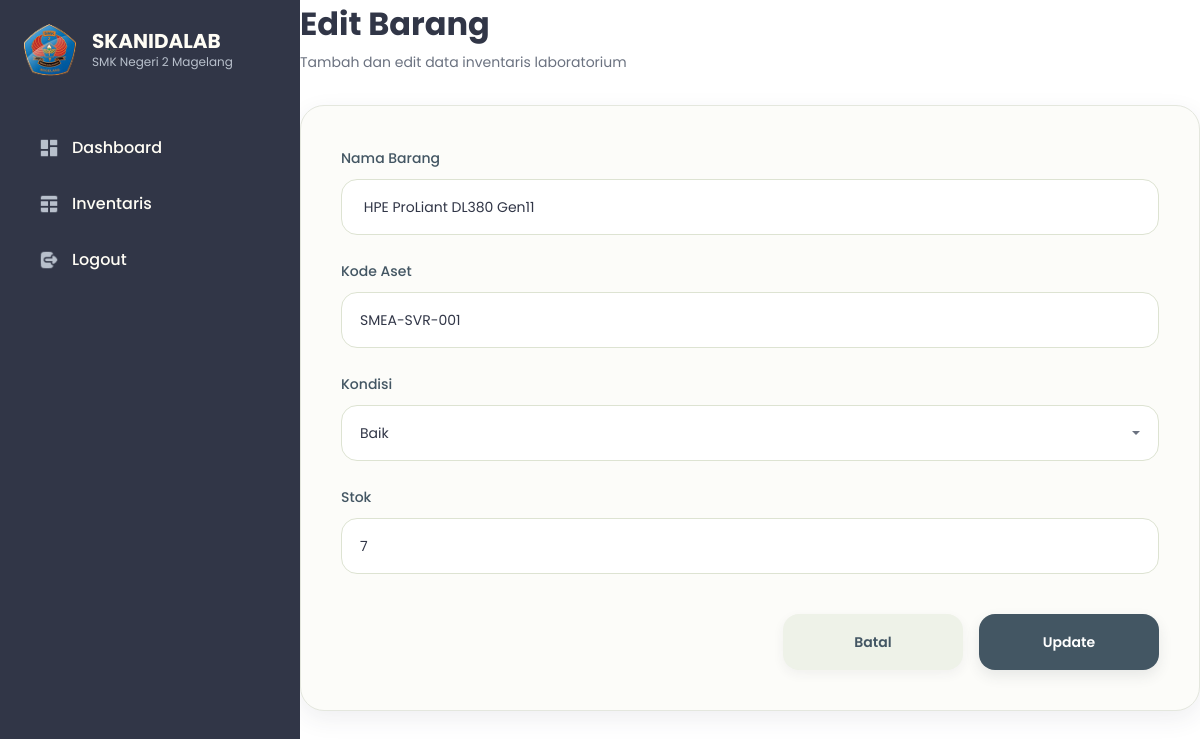
The page /views/form.php?id=5 on the database its author committed.
### tables this page shows
CREATE TABLE IF NOT EXISTS `inventaris` (
  `id_barang` int NOT NULL AUTO_INCREMENT,
  `nama_barang` varchar(100) NOT NULL,
  `kode_aset` varchar(50) DEFAULT NULL,
  `kondisi` enum('Baik','Rusak','Perbaikan') DEFAULT 'Baik',
  `stok` int DEFAULT NULL,
  `tgl_update` timestamp NULL DEFAULT CURRENT_TIMESTAMP ON UPDATE CURRENT_TIMESTAMP,
  PRIMARY KEY (`id_barang`),
  UNIQUE KEY `kode_aset` (`kode_aset`)
);

### views/form.php (the view, shortened to what this page needs)
<?php
require_once __DIR__ . '/../config/koneksi.php';
$edit = false;
$dataEdit = null;
if (isset($_GET['id'])) {
    $id = (int) $_GET['id'];
    $queryEdit = mysqli_query(
        $conn,
        "SELECT * FROM inventaris WHERE id_barang = '$id'"
    );
    $dataEdit = mysqli_fetch_assoc($queryEdit);
    if ($dataEdit) {
        $edit = true;
    }
}
?>
<!DOCTYPE html>
<html lang="en">
<head>
    <link href="https://cdn.jsdelivr.net/npm/bootstrap@5.3.7/dist/css/bootstrap.min.css" rel="stylesheet">
</head>
<body>
    <div class="container-fluid">
        <div class="row g-0">
            <?php include __DIR__ . '/layouts/sidebar.php'; ?>
            <main class="col-md-9 main-content">
                <div>
                    <div class="page-title">
                        <?= $edit ? 'Edit Barang' : 'Form Barang' ?>
                    </div>
                    <div class="page-subtitle">
                        Tambah dan edit data inventaris laboratorium
                    </div>
                </div>
                <div class="form-card">
                    <form action="../modules/proses_barang.php" method="POST" autocomplete="off">
                        <div class="mb-4">
                            <label class="form-label">Nama Barang</label>
                            <input
                                type="text"
                                name="nama_barang"
                                class="form-control-custom"
                                placeholder="Masukkan nama barang"
                                autocomplete="off"
                                required
                                value="<?= $edit ? htmlspecialchars($dataEdit['nama_barang']) : '' ?>">
                        </div>
                        <div class="mb-4">
                            <label class="form-label">Kode Aset</label>
                            <input
                                type="text"
                                name="kode_aset"
                                class="form-control-custom"
                                placeholder="Masukkan kode aset"
                                autocomplete="off"
                                required
                                value="<?= $edit ? htmlspecialchars($dataEdit['kode_aset']) : '' ?>">
                        </div>
                        <div class="mb-4">
                            <label class="form-label">Kondisi</label>
                            <div class="custom-select-wrapper">
                                <button
                                    class="custom-select-btn dropdown-toggle"
                                    type="button"
                                    data-bs-toggle="dropdown">
                                    <span id="selectedText">
                                        <?= $edit ? htmlspecialchars($dataEdit['kondisi']) : 'Pilih kondisi barang' ?>
                                    </span>
                                </button>
                            </div>
                        </div>
                        <div class="mb-4">
                            <label class="form-label">Stok</label>
                            <input
                                type="number"
                                name="stok"
                                class="form-control-custom"
                                placeholder="Masukkan stok"
                                autocomplete="off"
                                required
                                value="<?= $edit ? $dataEdit['stok'] : '' ?>">
                        </div>
                        <div class="d-flex gap-3 justify-content-end flex-column flex-md-row button-group">
                            <a href="inventaris.php" class="btn btn-custom btn-cancel">Batal</a>
                            <button
                                type="submit"
                                name="<?= $edit ? 'edit' : 'tambah' ?>"
                                class="btn btn-custom btn-save">
                                <?= $edit ? 'Update' : 'Simpan' ?>
                            </button>
                        </div>
                    </form>
                </div>
            </main>
        </div>
    </div>
</body>
</html>

### assets/css/styles.css (style rules this page uses)
* { margin: 0; padding: 0; box-sizing: border-box; }
body { font-family: 'Poppins', sans-serif; background: #f5f6fa; overflow-x: hidden; width: 100%; min-height: 100vh; color: #313647; }
.container-fluid { padding: 0; }
.row { margin: 0; }
.main-content { min-height: 100vh; background: #ffffff; }
.page-title { font-size: 32px; font-weight: 700; color: #313647; line-height: 48px; margin-bottom: 4px; }
.page-subtitle { font-size: 14px; color: #6B7280; margin-bottom: 32px; }
.form-card { width: 928px; max-width: 100%; background: #FCFCF9; border: 1px solid #E4E7DE; border-radius: 24px; padding: 40px; box-shadow: 0 8px 24px rgba(49, 54, 71, 0.08); margin-top: 32px; }
.form-label { font-size: 14px; font-weight: 500; color: #435663; margin-bottom: 10px; }
.form-control-custom { width: 848px; max-width: 100%; height: 56px; border: 1px solid #DDE3D2; border-radius: 16px; background: #FFFFFF; padding: 0 18px; font-size: 14px; color: #313647; transition: border-color 0.25s ease, box-shadow 0.25s ease; }
.form-control-custom::placeholder { color: #9CA3AF; }
.custom-select-wrapper { width: 848px; max-width: 100%; position: relative; }
.custom-select-btn { width: 100%; height: 56px; border: 1px solid #DDE3D2; border-radius: 16px; background: #FFFFFF; padding: 0 18px; font-size: 14px; font-weight: 400; color: #313647; display: flex; align-items: center; justify-content: space-between; transition: border-color 0.25s ease, box-shadow 0.25s ease; }
.custom-select-btn::after { margin-left: auto; border-top: 0.35em solid #6B7280; border-right: 0.35em solid transparent; border-left: 0.35em solid transparent; transition: 0.25s ease; }
.button-group { margin-top: 40px; }
.btn-custom { width: 180px; height: 56px; border: none; border-radius: 16px; font-size: 14px; font-weight: 600; display: flex; align-items: center; justify-content: center; text-decoration: none; transition: background 0.25s ease, transform 0.25s ease, box-shadow 0.25s ease; }
.btn-cancel { background: #EEF2E8; color: #435663; box-shadow: 0 4px 12px rgba(49, 54, 71, 0.06); }
.btn-save { background: #435663; color: #FFFFFF; box-shadow: 0 6px 14px rgba(49, 54, 71, 0.10); }

### rows shown on the page
inventaris: nama_barang "HPE ProLiant DL380 Gen11", kode_aset "SMEA-SVR-001", kondisi "Baik", stok "7"
